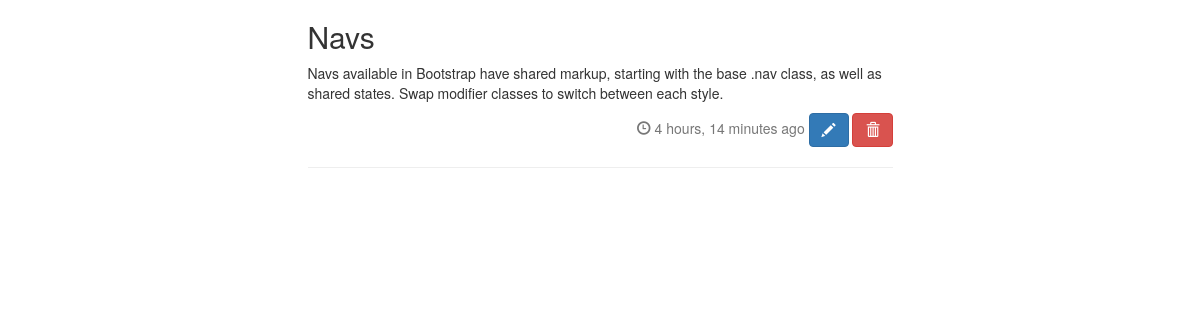
Page /details/navs/ on the committed database.
### main/models.py (models this page shows, shortened)
class Post(models.Model):
    title = models.CharField(max_length=120)
    content = models.TextField()
    slug = models.SlugField(blank=True,unique=True)
    updated = models.DateTimeField(auto_now=True,
                                   blank=True
                                   )
    timestamp = models.DateTimeField(auto_now_add=True,
                                     blank=True
                                     )
    class Meta:
        ordering = ['-timestamp','-updated']

### main/views.py (the view)
# urls.py: url(r'details/(?P<slug>[a-zA-Z0-9-]+)/$', views.detail, name="detail"),
def detail(request,slug):
    post = Post.objects.get(slug=slug)
    return render(request,'detail.html',{'post':post})

### main/templates/detail.html (shortened to what this page needs)
{% extends 'base.html' %}
{% block content %}
    <div class="row">
        <div class="card col-sm-12 col-md-6 col-md-offset-3 col-lg-6 col-lg-offset-3">
            <div class="card-block">
                <h2 class="card-title">{{ post.title }}</h2>
                <p class="card-text">{{ post.content }}</p>
                <div class="card-footer text-muted text-right">
                    <span class="glyphicon glyphicon-time"></span>&nbsp;{{ post.timestamp|timesince }}&nbsp;ago
                    <a href="{% url 'main:update' post.slug %}" class="btn btn-primary"><span class="glyphicon glyphicon-pencil"></span></a>
                    <a href="{% url 'main:delete' post.slug %}" class="btn btn-danger"><span class="glyphicon glyphicon-trash"></span></a>
              </div>
            </div>
        </div>
    <div class="col-sm-12 col-md-6 col-md-offset-3 col-lg-6 col-lg-offset-3">
        <hr/>
    </div>
    </div>
{% endblock %}

### main/static/style.css (style rules this page uses)
body { background-color: white; }

### rows in the picture
Post: title "Navs", content "Navs available in Bootstrap have shared markup, starting with the base .nav class, as well as shared states. Swap modifier classes to switch between each style.", timestamp "4 hours, 14 minutes"
